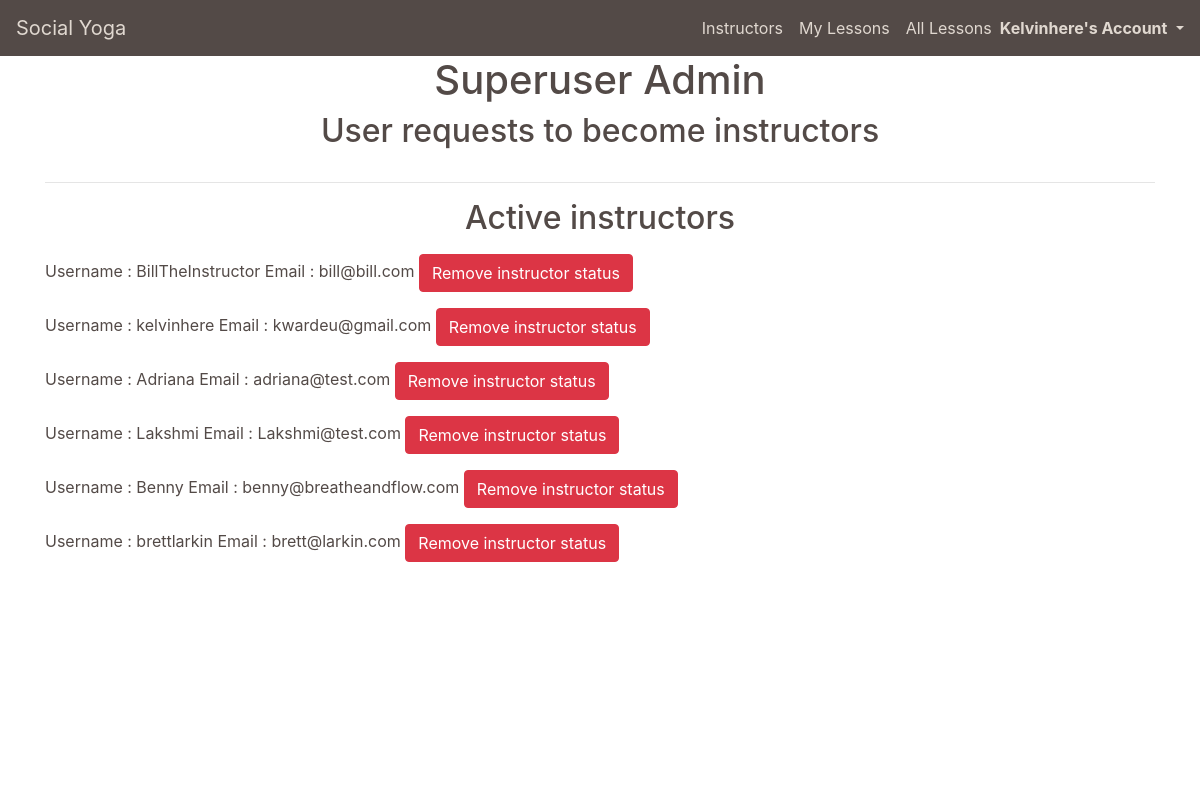
Page /superuser_admin/ (signed in) on the earlier database version.
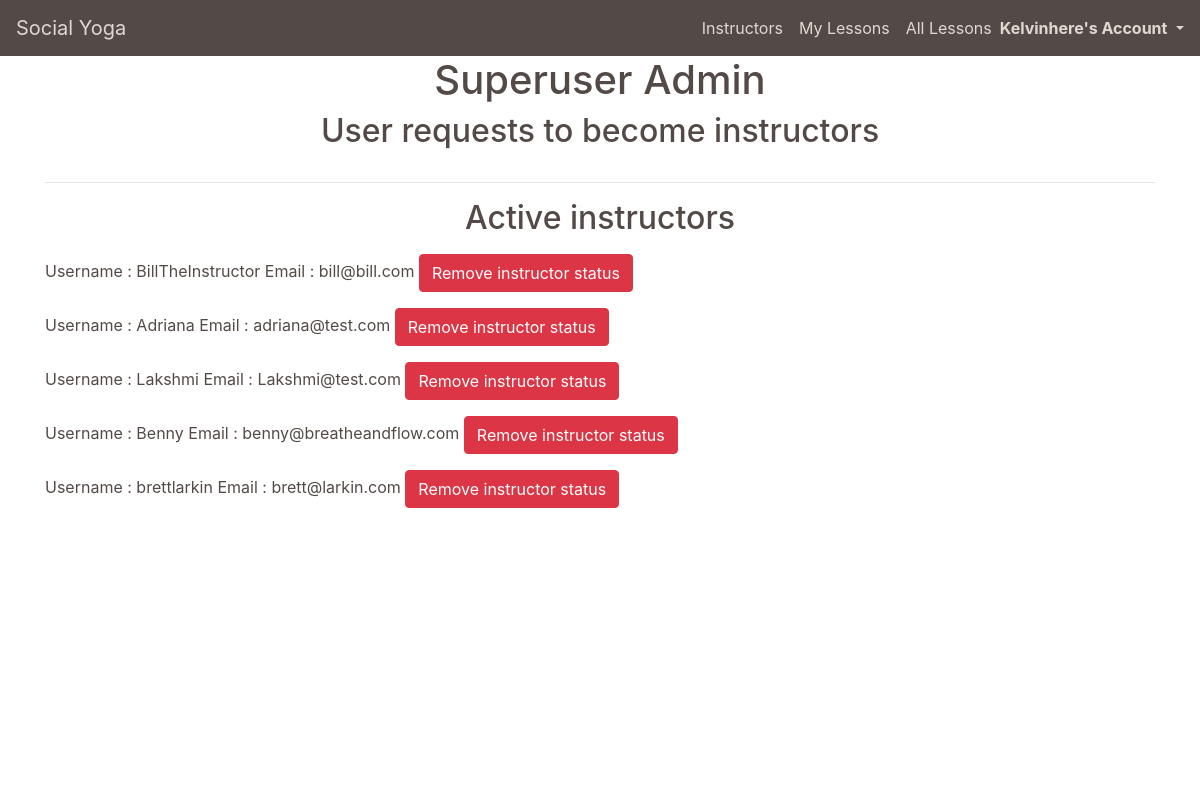
Same page on the later database version.
### profiles/models.py (models this page shows, shortened)
class UserProfile(models.Model):
    user = models.OneToOneField(User, on_delete=models.CASCADE)
    first_name = models.CharField(max_length=50, null=False, blank=False)
    last_name = models.CharField(max_length=50, null=False, blank=False)
    is_instructor = models.BooleanField(default=False)
    requested_instructor_status = models.BooleanField(default=False)
    card_description = models.TextField(max_length=256, null=True, blank=True, default='')
    profile_description = models.TextField(max_length=650, default='')
    image = ResizedImageField(size=[600, 600], quality=75, crop=['middle', 'center'], force_format='JPEG', null=True, blank=True, upload_to='profile_images/')
    rating = models.DecimalField(max_digits=5, decimal_places=0, null=True, blank=True)
    def __str__(self):
        return self.user.username

### home/views.py (the view)
# urls.py: path('superuser_admin/', views.superuser_admin, name='superuser_admin'),
def superuser_admin(request):
    profile = get_profile_or_none(request)
    if profile:
        if profile.user.is_superuser:
            template = "home/superuser_admin.html"
            user_requests = UserProfile.objects.filter(is_instructor=False, requested_instructor_status=True)
            instructors = UserProfile.objects.filter(is_instructor=True)
            context = {
                'profile': profile,
                'user_requests': user_requests,
                'instructors': instructors
            }
            return render(request, template, context)
    else:
        return HttpResponse('You are not authorised to view this page', status=401)

### yoga/utils.py (called while the page is built)
def get_profile_or_none(request):
    try:
        return UserProfile.objects.get(user=request.user)
    except:
        return None

### home/templates/home/superuser_admin.html (shortened to what this page needs)
{% extends "base.html" %}
{% load static %}
{% block page_header %}
    <div class="container header-container">
        <div class="row">
            <div class="col">
                <h1 class="text-center">Superuser Admin</h1>
            </div>
        </div>
    </div>
{% endblock %}
{% block content %}
    <div class="overlay"></div>
    <div class="container page-contents">
        <div class="row">
            <div class="col-12">
                <h2 class="text-center mb-3">User requests to become instructors</h2>
            </div>
        </div>
        <hr>
        <div class="row">
            <div class="col-12">
                <h2 class="text-center mb-3">Active instructors</h2>
                {% if instructors %}
                    {% for instructor in instructors %}
                        <p><span>Username : {{ instructor }}</span>
                            <span>Email : {{ instructor.user.email }}</span>
                            <span><a class="btn btn-danger" href="{% url 'update_instructor_status' instructor 'remove' %}" role="button">Remove instructor status</a></span>
                        </p>
                    {% endfor %}
                {% endif %}
            </div>
        </div>
    </div>
{% endblock %}

Differences in the rows shown:
no longer on this page (row edited): UserProfile: user.username "kelvinhere", user.email "kwardeu@gmail.com"
